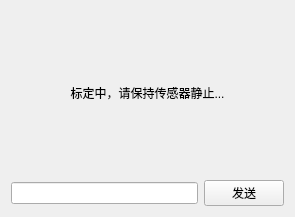
<?xml version="1.0" encoding="UTF-8"?>
<ui version="4.0">
 <class>Widget</class>
 <widget class="QWidget" name="Widget">
  <property name="geometry">
   <rect>
    <x>0</x>
    <y>0</y>
    <width>295</width>
    <height>217</height>
   </rect>
  </property>
  <property name="windowTitle">
   <string>Widget</string>
  </property>
  <layout class="QGridLayout" name="gridLayout">
   <item row="0" column="0" colspan="2">
    <widget class="QLabel" name="label">
     <property name="text">
      <string>标定中，请保持传感器静止...</string>
     </property>
     <property name="alignment">
      <set>Qt::AlignmentFlag::AlignCenter</set>
     </property>
    </widget>
   </item>
   <item row="1" column="0">
    <widget class="QLineEdit" name="lineEdit"/>
   </item>
   <item row="1" column="1">
    <widget class="QPushButton" name="pushButton">
     <property name="text">
      <string>发送</string>
     </property>
    </widget>
   </item>
  </layout>
 </widget>
 <layoutdefault spacing="6" margin="11"/>
 <resources/>
 <connections/>
</ui>
